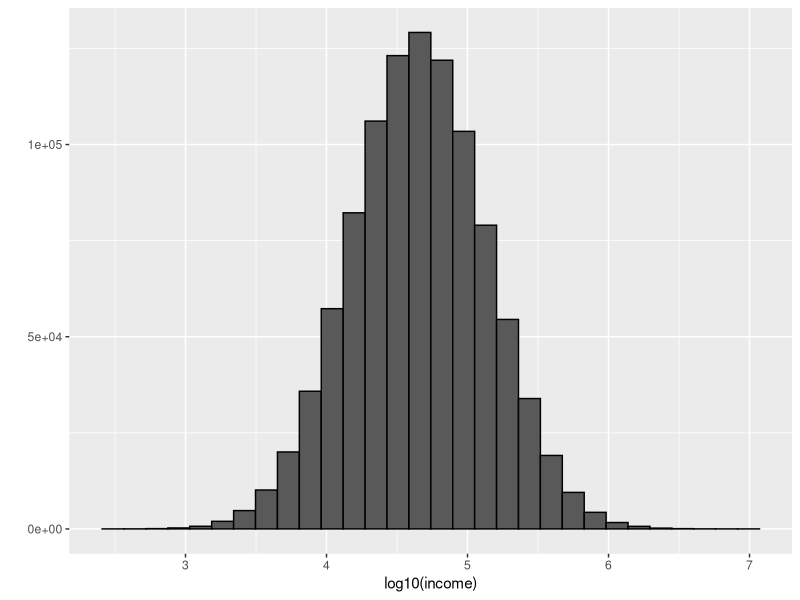
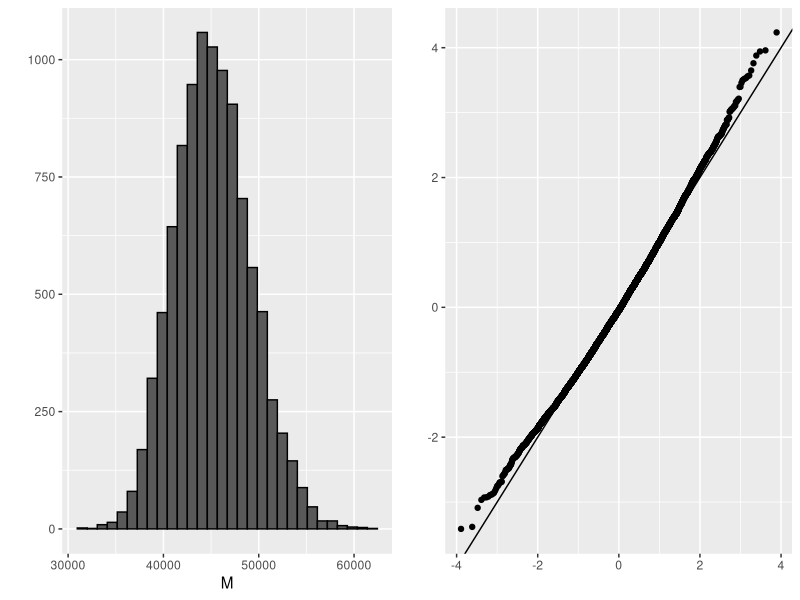
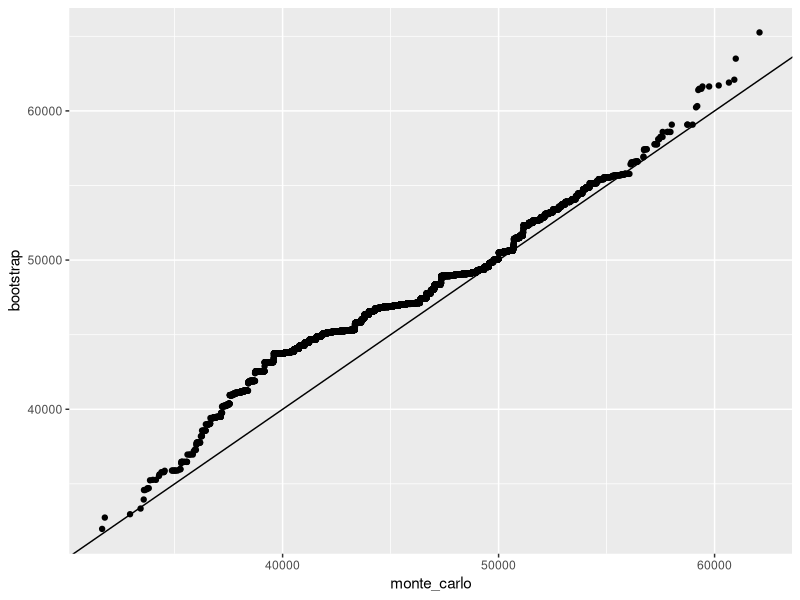

These charts were generated, in order, by the following R code:
## Section 4: Distance, Knn, Cross-validation,
## and Generative Models
##   4.2: Cross-validation
##   Bootstrap

library(tidyverse)

n <- 10^6
income <- 10^(rnorm(n, log10(45000), log10(3)))
qplot(log10(income), bins = 30, color = I("black"))

m <- median(income)
m

# set.seed(1995)
set.seed(1995, sample.kind="Rounding") # if using R 3.6 or later
N <- 250
X <- sample(income, N)
M<- median(X)
M

library(gridExtra)
B <- 10^4

M <- replicate(B, {
  X <- sample(income, N)
  median(X)
})

p1 <- qplot(M, bins = 30, color = I("black"))
p2 <- qplot(sample = scale(M)) + geom_abline()
grid.arrange(p1, p2, ncol = 2)

mean(M)
sd(M)

B <- 10^4
M_star <- replicate(B, {
  X_star <- sample(X, N, replace = TRUE)
  median(X_star)
})

tibble(monte_carlo = sort(M), bootstrap = sort(M_star)) %>%
  qplot(monte_carlo, bootstrap, data = .) + 
  geom_abline()

quantile(M, c(0.05, 0.95))
quantile(M_star, c(0.05, 0.95))

median(X) + 1.96 * sd(X) / sqrt(N) * c(-1, 1)

mean(M) + 1.96 * sd(M) * c(-1,1)

mean(M_star) + 1.96 * sd(M_star) * c(-1, 1)


## Comprehension Check: Bootstrap

# Q1
# The createResample() function can be used 
# to create bootstrap samples. For example, 
# we can create the indexes for 10 bootstrap samples 
# for the mnist_27 dataset like this:
  
library(dslabs)
library(caret)
data(mnist_27)
# set.seed(1995) # if R 3.6 or later, set.seed(1995, sample.kind="Rounding")
set.seed(1995, sample.kind="Rounding")
indexes <- createResample(mnist_27$train$y, 10)

# How many times do 3, 4, and 7 appear 
# in the first resampled index?

### in the FIRST resample

for (n in c(3, 4, 7)) {
  times <- 0
  for (i in 1:10) {
    times <- times + sum(indexes[[i]] == n)
  }
  print(paste0(n, " = ", times))
}

# [1] "3 = 1"
# [1] "4 = 4"
# [1] "7 = 0"


# Q2
# We see that some numbers appear more than once 
# and others appear no times. This has to be this way 
# for each dataset to be independent. Repeat the exercise 
# for all the resampled indexes.

# What is the total number of times that 3 appears in all 
# of the resampled indexes?

for (n in c(3, 4, 7)) {
  times <- 0
  for (i in 1:10) {
    times <- times + sum(indexes[[i]] == n)
  }
  print(paste0(n, " = ", times))
}

# [1] "3 = 11"


## Q3
# A random dataset can be generated using the following code:
  
y <- rnorm(100, 0, 1)

# Estimate the 75th quantile, which we know is qnorm(0.75), 
# with the sample quantile: quantile(y, 0.75).
# 
# Set the seed to 1 and perform a Monte Carlo simulation 
# with 10,000 repetitions, generating the random dataset 
# and estimating the 75th quantile each time. What is 
# the expected value and standard error of the 75th quantile?

B <- 10000
set.seed(1, sample.kind = "Rounding")
Q75 <- replicate(B, {
  y <- rnorm(100, 0, 1)
  quantile(y, 0.75)
})
#   
# Expected value
mean(Q75)
# [1] 0.6656107
# 
# Standard error
sd(Q75)
# [1] 0.1353809

# Explanation from web site

# The following code can be used to run the simulation 
# and calculate the expected value and standard error:
  
  set.seed(1)
B <- 10000
q_75 <- replicate(B, {
  y <- rnorm(100, 0, 1)
  quantile(y, 0.75)
})

mean(q_75)
sd(q_75)


## Q4
# In practice, we can't run a Monte Carlo simulation. 
# Use the sample:

library(tidyverse)
library(dslabs)
library(caret)

set.seed(1, sample.kind = "Rounding")
y <- rnorm(100, 0, 1)

# Set the seed to 1 again after generating y 
# and use 10 bootstrap samples to estimate 
# the expected value and standard error of the 75th quantile.

N <- 10
B <- 10
set.seed(1, sample.kind = "Rounding")
idx <- createResample(y, times = N, list = F)

Q75 <- rep(0, 10)

for (i in 1:N) {
  Q75[i] <- quantile(y[idx[,i]], 0.75)
}

mean(Q75)
sd(Q75)

# > mean(Q75)
# [1] 0.7312648  ## YES!!!
# > sd(Q75)
# [1] 0.07419278 ## YES!!!

## Explanation from web page

#The following code can be used to take 10 bootstrap samples 
# and calculate the expected value and standard error:
  
set.seed(1, sample.kind="Rounding") # if R 3.6 or later
indexes <- createResample(y, 10)
q_75_star <- sapply(indexes, function(ind){
  y_star <- y[ind]
  quantile(y_star, 0.75)
})
mean(q_75_star)
sd(q_75_star)


## Q5
# Repeat the exercise from Q4 but with 10,000 bootstrap samples instead of 10. Set the seed to 1.

set.seed(1, sample.kind="Rounding") # if R 3.6 or later
indexes <- createResample(y, 10000)
q_75_star <- sapply(indexes, function(ind){
  y_star <- y[ind]
  quantile(y_star, 0.75)
})
mean(q_75_star)
sd(q_75_star)

# Expected value
# > mean(q_75_star)
# [1] 0.6737512  ## YES!!!
# Standard error
# > sd(q_75_star)
# [1] 0.0930575  ## YES!!!

## Q6
# When doing bootstrap sampling, the simulated samples are
# drawn from the empirical distribution of the original data.
# 
# False: The bootstrap is particularly useful in situations 
# in which a tractable variance formula exists.
